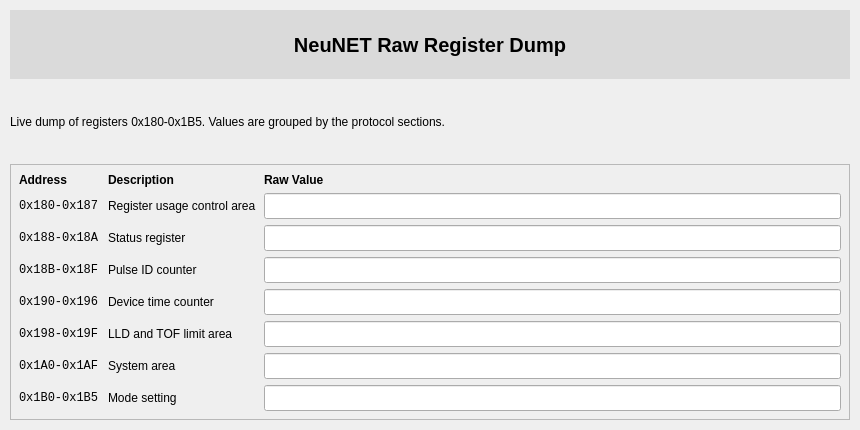
<?xml version="1.0" encoding="UTF-8"?>
<ui version="4.0">
 <class>Form</class>
 <widget class="QWidget" name="Form">
  <property name="geometry">
   <rect>
    <x>0</x>
    <y>0</y>
    <width>860</width>
    <height>430</height>
   </rect>
  </property>
  <property name="windowTitle">
   <string>NeuNET Raw Register Dump</string>
  </property>
  <layout class="QVBoxLayout" name="verticalLayout">
   <property name="spacing">
    <number>8</number>
   </property>
   <property name="leftMargin">
    <number>10</number>
   </property>
   <property name="topMargin">
    <number>10</number>
   </property>
   <property name="rightMargin">
    <number>10</number>
   </property>
   <property name="bottomMargin">
    <number>10</number>
   </property>
   <item>
    <widget class="QLabel" name="titleLabel">
     <property name="minimumSize">
      <size>
       <width>0</width>
       <height>40</height>
      </size>
     </property>
     <property name="font">
      <font>
       <pointsize>15</pointsize>
       <bold>true</bold>
      </font>
     </property>
     <property name="styleSheet">
      <string notr="true">background-color: rgb(218, 218, 218);</string>
     </property>
     <property name="text">
      <string>NeuNET Raw Register Dump</string>
     </property>
     <property name="alignment">
      <set>Qt::AlignCenter</set>
     </property>
    </widget>
   </item>
   <item>
    <widget class="QLabel" name="descriptionLabel">
     <property name="text">
      <string>Live dump of registers 0x180-0x1B5. Values are grouped by the protocol sections.</string>
     </property>
     <property name="wordWrap">
      <bool>true</bool>
     </property>
    </widget>
   </item>
   <item>
    <widget class="QFrame" name="dumpFrame">
     <property name="frameShape">
      <enum>QFrame::StyledPanel</enum>
     </property>
     <property name="frameShadow">
      <enum>QFrame::Raised</enum>
     </property>
     <layout class="QGridLayout" name="gridLayout">
      <property name="horizontalSpacing">
       <number>8</number>
      </property>
      <property name="verticalSpacing">
       <number>6</number>
      </property>
      <property name="leftMargin">
       <number>8</number>
      </property>
      <property name="topMargin">
       <number>8</number>
      </property>
      <property name="rightMargin">
       <number>8</number>
      </property>
      <property name="bottomMargin">
       <number>8</number>
      </property>
      <item row="0" column="0">
       <widget class="QLabel" name="addressHeader">
        <property name="font">
         <font>
          <bold>true</bold>
         </font>
        </property>
        <property name="text">
         <string>Address</string>
        </property>
       </widget>
      </item>
      <item row="0" column="1">
       <widget class="QLabel" name="descriptionHeader">
        <property name="font">
         <font>
          <bold>true</bold>
         </font>
        </property>
        <property name="text">
         <string>Description</string>
        </property>
       </widget>
      </item>
      <item row="0" column="2">
       <widget class="QLabel" name="valueHeader">
        <property name="font">
         <font>
          <bold>true</bold>
         </font>
        </property>
        <property name="text">
         <string>Raw Value</string>
        </property>
       </widget>
      </item>
      <item row="1" column="0">
       <widget class="QLabel" name="address0">
        <property name="font">
         <font>
          <family>Monospace</family>
         </font>
        </property>
        <property name="text">
         <string>0x180-0x187</string>
        </property>
       </widget>
      </item>
      <item row="1" column="1">
       <widget class="QLabel" name="desc0">
        <property name="text">
         <string>Register usage control area</string>
        </property>
       </widget>
      </item>
      <item row="1" column="2">
       <widget class="PyDMLineEdit" name="value0">
        <property name="font">
         <font>
          <family>Monospace</family>
          <pointsize>11</pointsize>
         </font>
        </property>
        <property name="readOnly">
         <bool>true</bool>
        </property>
        <property name="showUnits" stdset="0">
         <bool>false</bool>
        </property>
        <property name="alarmSensitiveContent" stdset="0">
         <bool>false</bool>
        </property>
        <property name="alarmSensitiveBorder" stdset="0">
         <bool>false</bool>
        </property>
        <property name="channel" stdset="0">
         <string>ca://${P}${R}RegDumpLine0_RBV</string>
        </property>
       </widget>
      </item>
      <item row="2" column="0">
       <widget class="QLabel" name="address1">
        <property name="font">
         <font>
          <family>Monospace</family>
         </font>
        </property>
        <property name="text">
         <string>0x188-0x18A</string>
        </property>
       </widget>
      </item>
      <item row="2" column="1">
       <widget class="QLabel" name="desc1">
        <property name="text">
         <string>Status register</string>
        </property>
       </widget>
      </item>
      <item row="2" column="2">
       <widget class="PyDMLineEdit" name="value1">
        <property name="font">
         <font>
          <family>Monospace</family>
          <pointsize>11</pointsize>
         </font>
        </property>
        <property name="readOnly">
         <bool>true</bool>
        </property>
        <property name="showUnits" stdset="0">
         <bool>false</bool>
        </property>
        <property name="alarmSensitiveContent" stdset="0">
         <bool>false</bool>
        </property>
        <property name="alarmSensitiveBorder" stdset="0">
         <bool>false</bool>
        </property>
        <property name="channel" stdset="0">
         <string>ca://${P}${R}RegDumpLine1_RBV</string>
        </property>
       </widget>
      </item>
      <item row="3" column="0">
       <widget class="QLabel" name="address2">
        <property name="font">
         <font>
          <family>Monospace</family>
         </font>
        </property>
        <property name="text">
         <string>0x18B-0x18F</string>
        </property>
       </widget>
      </item>
      <item row="3" column="1">
       <widget class="QLabel" name="desc2">
        <property name="text">
         <string>Pulse ID counter</string>
        </property>
       </widget>
      </item>
      <item row="3" column="2">
       <widget class="PyDMLineEdit" name="value2">
        <property name="font">
         <font>
          <family>Monospace</family>
          <pointsize>11</pointsize>
         </font>
        </property>
        <property name="readOnly">
         <bool>true</bool>
        </property>
        <property name="showUnits" stdset="0">
         <bool>false</bool>
        </property>
        <property name="alarmSensitiveContent" stdset="0">
         <bool>false</bool>
        </property>
        <property name="alarmSensitiveBorder" stdset="0">
         <bool>false</bool>
        </property>
        <property name="channel" stdset="0">
         <string>ca://${P}${R}RegDumpLine2_RBV</string>
        </property>
       </widget>
      </item>
      <item row="4" column="0">
       <widget class="QLabel" name="address3">
        <property name="font">
         <font>
          <family>Monospace</family>
         </font>
        </property>
        <property name="text">
         <string>0x190-0x196</string>
        </property>
       </widget>
      </item>
      <item row="4" column="1">
       <widget class="QLabel" name="desc3">
        <property name="text">
         <string>Device time counter</string>
        </property>
       </widget>
      </item>
      <item row="4" column="2">
       <widget class="PyDMLineEdit" name="value3">
        <property name="font">
         <font>
          <family>Monospace</family>
          <pointsize>11</pointsize>
         </font>
        </property>
        <property name="readOnly">
         <bool>true</bool>
        </property>
        <property name="showUnits" stdset="0">
         <bool>false</bool>
        </property>
        <property name="alarmSensitiveContent" stdset="0">
         <bool>false</bool>
        </property>
        <property name="alarmSensitiveBorder" stdset="0">
         <bool>false</bool>
        </property>
        <property name="channel" stdset="0">
         <string>ca://${P}${R}RegDumpLine3_RBV</string>
        </property>
       </widget>
      </item>
      <item row="5" column="0">
       <widget class="QLabel" name="address4">
        <property name="font">
         <font>
          <family>Monospace</family>
         </font>
        </property>
        <property name="text">
         <string>0x198-0x19F</string>
        </property>
       </widget>
      </item>
      <item row="5" column="1">
       <widget class="QLabel" name="desc4">
        <property name="text">
         <string>LLD and TOF limit area</string>
        </property>
       </widget>
      </item>
      <item row="5" column="2">
       <widget class="PyDMLineEdit" name="value4">
        <property name="font">
         <font>
          <family>Monospace</family>
          <pointsize>11</pointsize>
         </font>
        </property>
        <property name="readOnly">
         <bool>true</bool>
        </property>
        <property name="showUnits" stdset="0">
         <bool>false</bool>
        </property>
        <property name="alarmSensitiveContent" stdset="0">
         <bool>false</bool>
        </property>
        <property name="alarmSensitiveBorder" stdset="0">
         <bool>false</bool>
        </property>
        <property name="channel" stdset="0">
         <string>ca://${P}${R}RegDumpLine4_RBV</string>
        </property>
       </widget>
      </item>
      <item row="6" column="0">
       <widget class="QLabel" name="address5">
        <property name="font">
         <font>
          <family>Monospace</family>
         </font>
        </property>
        <property name="text">
         <string>0x1A0-0x1AF</string>
        </property>
       </widget>
      </item>
      <item row="6" column="1">
       <widget class="QLabel" name="desc5">
        <property name="text">
         <string>System area</string>
        </property>
       </widget>
      </item>
      <item row="6" column="2">
       <widget class="PyDMLineEdit" name="value5">
        <property name="font">
         <font>
          <family>Monospace</family>
          <pointsize>11</pointsize>
         </font>
        </property>
        <property name="readOnly">
         <bool>true</bool>
        </property>
        <property name="showUnits" stdset="0">
         <bool>false</bool>
        </property>
        <property name="alarmSensitiveContent" stdset="0">
         <bool>false</bool>
        </property>
        <property name="alarmSensitiveBorder" stdset="0">
         <bool>false</bool>
        </property>
        <property name="channel" stdset="0">
         <string>ca://${P}${R}RegDumpLine5_RBV</string>
        </property>
       </widget>
      </item>
      <item row="7" column="0">
       <widget class="QLabel" name="address6">
        <property name="font">
         <font>
          <family>Monospace</family>
         </font>
        </property>
        <property name="text">
         <string>0x1B0-0x1B5</string>
        </property>
       </widget>
      </item>
      <item row="7" column="1">
       <widget class="QLabel" name="desc6">
        <property name="text">
         <string>Mode setting</string>
        </property>
       </widget>
      </item>
      <item row="7" column="2">
       <widget class="PyDMLineEdit" name="value6">
        <property name="font">
         <font>
          <family>Monospace</family>
          <pointsize>11</pointsize>
         </font>
        </property>
        <property name="readOnly">
         <bool>true</bool>
        </property>
        <property name="showUnits" stdset="0">
         <bool>false</bool>
        </property>
        <property name="alarmSensitiveContent" stdset="0">
         <bool>false</bool>
        </property>
        <property name="alarmSensitiveBorder" stdset="0">
         <bool>false</bool>
        </property>
        <property name="channel" stdset="0">
         <string>ca://${P}${R}RegDumpLine6_RBV</string>
        </property>
       </widget>
      </item>
     </layout>
    </widget>
   </item>
  </layout>
 </widget>
 <customwidgets>
  <customwidget>
   <class>PyDMLineEdit</class>
   <extends>QLineEdit</extends>
   <header>pydm.widgets.line_edit</header>
  </customwidget>
 </customwidgets>
 <resources/>
 <connections/>
</ui>
